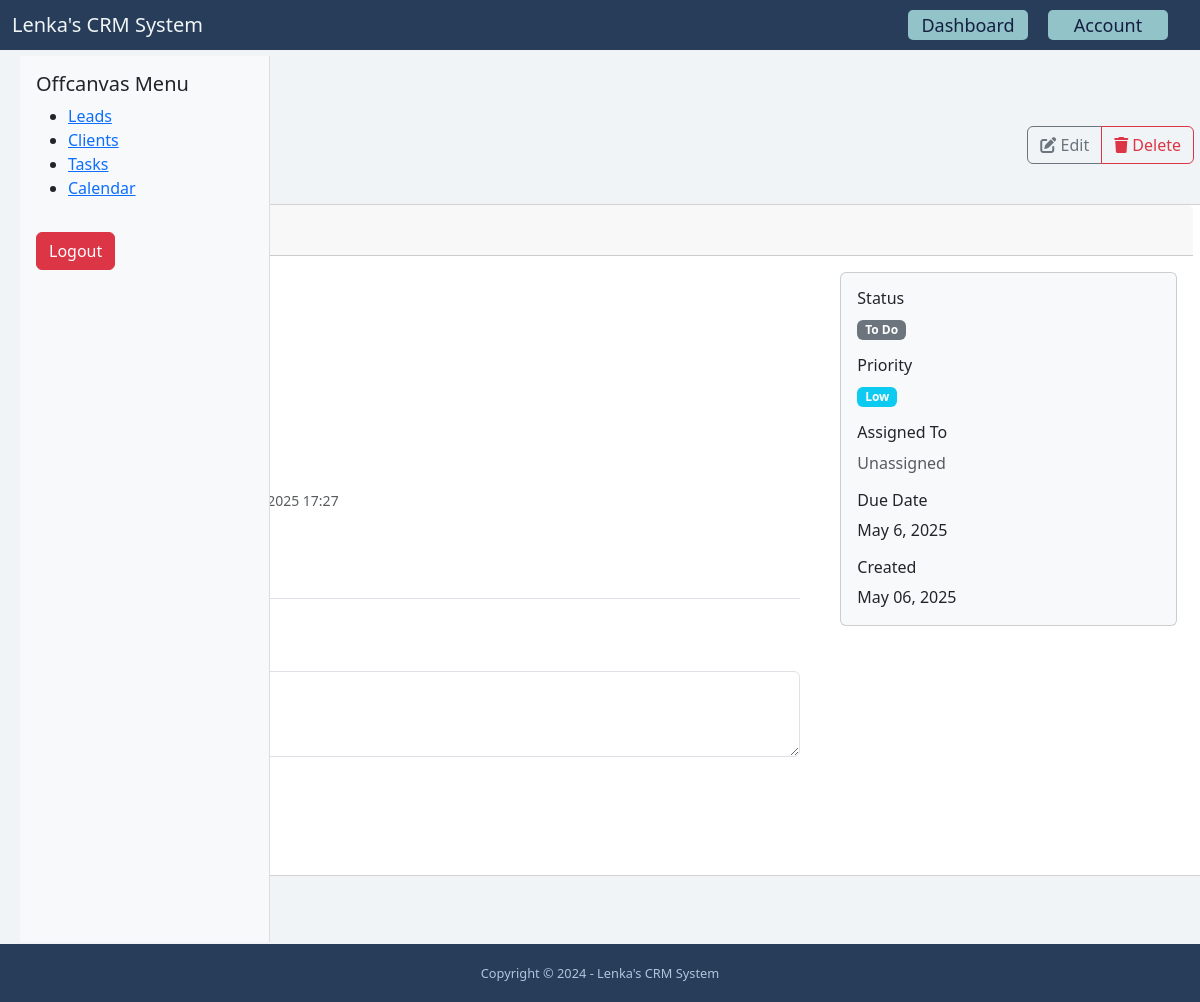
The app's page /dashboard/tasks/9/ (signed in), older data.
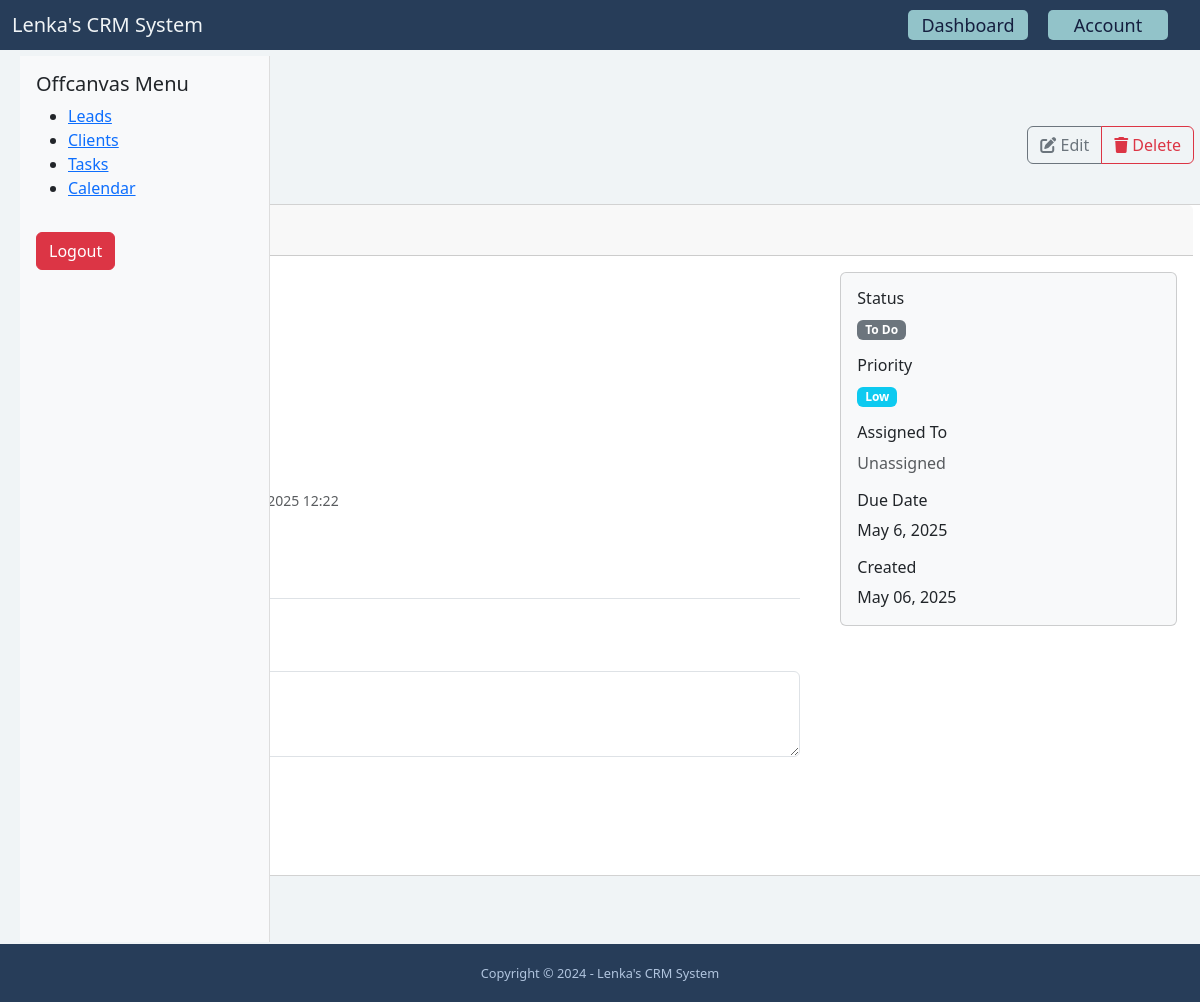
The same page, newer data.
### task/models.py (models this page shows, shortened)
class TaskComment(models.Model):
    task = models.ForeignKey(Task, related_name='comments', on_delete=models.CASCADE)
    content = models.TextField(blank=True, null=True)
    created_by = models.ForeignKey(User, related_name='task_comments', on_delete=models.CASCADE)
    created_at = models.DateTimeField(auto_now_add=True)
    class Meta:
        ordering = ['-created_at']

### task/views.py (the view)
# urls.py: path('<int:pk>/', task_detail, name='task_detail'),
@login_required
def task_detail(request, pk):
    task = get_object_or_404(Task, pk=pk)
    task_comments = TaskComment.objects.filter(task_id=pk)
    form = TaskCommentForm()
    return render(request, 'task/task_detail.html', {'task': task, 'task_comments': task_comments,
                                                     'form': form})

### task/forms.py
class TaskCommentForm(forms.ModelForm):
    class Meta:
        model = TaskComment
        fields = ['content']
        widgets = {
            'content': forms.Textarea(
                attrs={'class': 'form-control', 'rows': 3}),
        }

### task/templates/task/task_detail.html (shortened to what the changed rows need)
{% extends 'base.html' %}
{% load static %}
{% block content %}
    <div class="container">
        <div class="row">
            <div class="col-lg-12">
                <div class="row justify-content-center w-100 my-lg-3 mx-lg-5">
                    <div class="card">
                        <div class="card-body">
                            <div class="row">
                                <div class="col-md-8">
                                    <div class="mb-4">
                                        <div class="card-body">
                                            {% if task_comments %}
                                                <div id="task-comments">
                                                  {% for comment in task.comments.all %}
                                                    <div class="task-comment" data-comment-id="{{ comment.id }}">
                                                        <div class="comment mb-3 pb-3 border-bottom">
                                                        <div class="d-flex justify-content-between align-items-start">
                                                            <div>
                                                                <strong>@{{ comment.created_by.username }}</strong>
                                                                <small class="text-muted ms-2">
                                                                    {{ comment.created_at|date:"M d, Y H:i" }}
                                                                </small>
                                                            </div>
                                                        </div>
                                                      <p class="comment-content" id="comment-content-{{ comment.id }}">{{ comment.content }}</p>
                                                      <button class="delete-comment-btn" data-comment-id="{{ comment.id }}">Delete</button>
                                                      <button class="edit-comment-btn" data-comment-id="{{ comment.id }}">Edit</button>
                                                    </div>
                                                  {% endfor %}
                                                </div>
                                                    </div>
                                            {% endif %}
                                        </div>
                                    </div>
                                </div>
                            </div>
                        </div>
                    </div>
                </div>
            </div>
        </div>
    </div>
{% endblock %}

Row changes from the older to the newer data that the page shows:
removed TaskComment: created_at "May 11, 2025 17:27"
added TaskComment: created_at "May 13, 2025 12:22"
